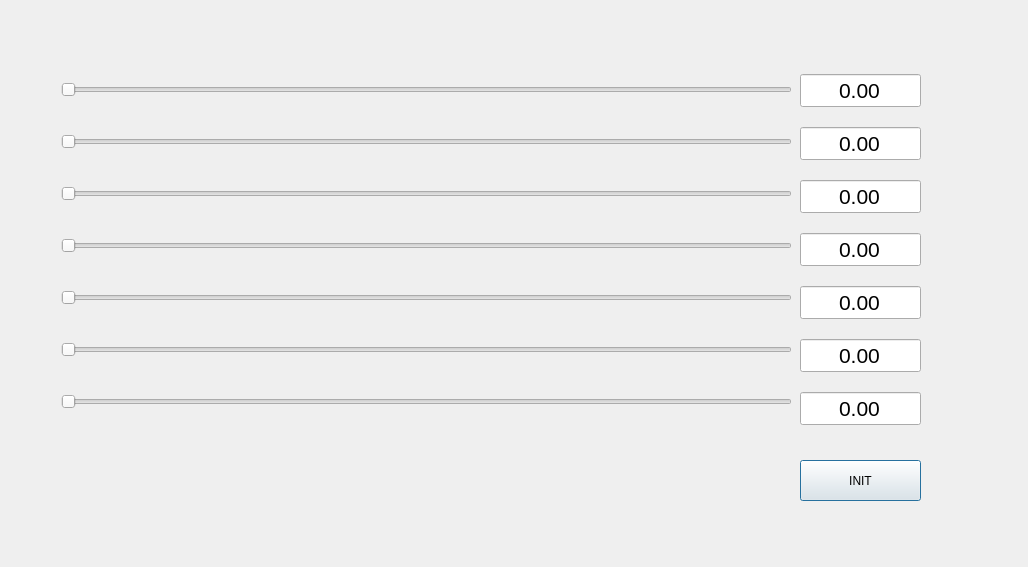
<?xml version="1.0" encoding="UTF-8"?>
<ui version="4.0">
 <class>Dialog</class>
 <widget class="QDialog" name="Dialog">
  <property name="geometry">
   <rect>
    <x>0</x>
    <y>0</y>
    <width>1028</width>
    <height>567</height>
   </rect>
  </property>
  <property name="windowTitle">
   <string>Dialog</string>
  </property>
  <widget class="QPushButton" name="pushButton">
   <property name="geometry">
    <rect>
     <x>800</x>
     <y>460</y>
     <width>121</width>
     <height>41</height>
    </rect>
   </property>
   <property name="text">
    <string>INIT</string>
   </property>
  </widget>
  <widget class="QWidget" name="">
   <property name="geometry">
    <rect>
     <x>61</x>
     <y>51</y>
     <width>731</width>
     <height>391</height>
    </rect>
   </property>
   <layout class="QVBoxLayout" name="verticalLayout">
    <item>
     <widget class="QSlider" name="horizontalSlider_3">
      <property name="maximum">
       <number>2999</number>
      </property>
      <property name="value">
       <number>0</number>
      </property>
      <property name="orientation">
       <enum>Qt::Horizontal</enum>
      </property>
     </widget>
    </item>
    <item>
     <widget class="QSlider" name="horizontalSlider">
      <property name="maximum">
       <number>2999</number>
      </property>
      <property name="value">
       <number>0</number>
      </property>
      <property name="orientation">
       <enum>Qt::Horizontal</enum>
      </property>
     </widget>
    </item>
    <item>
     <widget class="QSlider" name="horizontalSlider_6">
      <property name="maximum">
       <number>2999</number>
      </property>
      <property name="value">
       <number>0</number>
      </property>
      <property name="orientation">
       <enum>Qt::Horizontal</enum>
      </property>
     </widget>
    </item>
    <item>
     <widget class="QSlider" name="horizontalSlider_5">
      <property name="maximum">
       <number>2999</number>
      </property>
      <property name="value">
       <number>0</number>
      </property>
      <property name="orientation">
       <enum>Qt::Horizontal</enum>
      </property>
     </widget>
    </item>
    <item>
     <widget class="QSlider" name="horizontalSlider_4">
      <property name="maximum">
       <number>2999</number>
      </property>
      <property name="value">
       <number>0</number>
      </property>
      <property name="orientation">
       <enum>Qt::Horizontal</enum>
      </property>
     </widget>
    </item>
    <item>
     <widget class="QSlider" name="horizontalSlider_7">
      <property name="maximum">
       <number>2999</number>
      </property>
      <property name="value">
       <number>0</number>
      </property>
      <property name="orientation">
       <enum>Qt::Horizontal</enum>
      </property>
     </widget>
    </item>
    <item>
     <widget class="QSlider" name="horizontalSlider_2">
      <property name="maximum">
       <number>2999</number>
      </property>
      <property name="value">
       <number>0</number>
      </property>
      <property name="orientation">
       <enum>Qt::Horizontal</enum>
      </property>
     </widget>
    </item>
   </layout>
  </widget>
  <widget class="QWidget" name="">
   <property name="geometry">
    <rect>
     <x>800</x>
     <y>60</y>
     <width>121</width>
     <height>381</height>
    </rect>
   </property>
   <layout class="QVBoxLayout" name="verticalLayout_2">
    <item>
     <widget class="QLineEdit" name="lineEdit">
      <property name="font">
       <font>
        <family>Arial</family>
        <pointsize>16</pointsize>
       </font>
      </property>
      <property name="text">
       <string>0.00</string>
      </property>
      <property name="alignment">
       <set>Qt::AlignCenter</set>
      </property>
     </widget>
    </item>
    <item>
     <widget class="QLineEdit" name="lineEdit_2">
      <property name="font">
       <font>
        <family>Arial</family>
        <pointsize>16</pointsize>
       </font>
      </property>
      <property name="text">
       <string>0.00</string>
      </property>
      <property name="alignment">
       <set>Qt::AlignCenter</set>
      </property>
     </widget>
    </item>
    <item>
     <widget class="QLineEdit" name="lineEdit_3">
      <property name="font">
       <font>
        <family>Arial</family>
        <pointsize>16</pointsize>
       </font>
      </property>
      <property name="text">
       <string>0.00</string>
      </property>
      <property name="alignment">
       <set>Qt::AlignCenter</set>
      </property>
     </widget>
    </item>
    <item>
     <widget class="QLineEdit" name="lineEdit_4">
      <property name="font">
       <font>
        <family>Arial</family>
        <pointsize>16</pointsize>
       </font>
      </property>
      <property name="text">
       <string>0.00</string>
      </property>
      <property name="alignment">
       <set>Qt::AlignCenter</set>
      </property>
     </widget>
    </item>
    <item>
     <widget class="QLineEdit" name="lineEdit_5">
      <property name="font">
       <font>
        <family>Arial</family>
        <pointsize>16</pointsize>
       </font>
      </property>
      <property name="text">
       <string>0.00</string>
      </property>
      <property name="alignment">
       <set>Qt::AlignCenter</set>
      </property>
     </widget>
    </item>
    <item>
     <widget class="QLineEdit" name="lineEdit_6">
      <property name="font">
       <font>
        <family>Arial</family>
        <pointsize>16</pointsize>
       </font>
      </property>
      <property name="text">
       <string>0.00</string>
      </property>
      <property name="alignment">
       <set>Qt::AlignCenter</set>
      </property>
     </widget>
    </item>
    <item>
     <widget class="QLineEdit" name="lineEdit_7">
      <property name="font">
       <font>
        <family>Arial</family>
        <pointsize>16</pointsize>
       </font>
      </property>
      <property name="text">
       <string>0.00</string>
      </property>
      <property name="alignment">
       <set>Qt::AlignCenter</set>
      </property>
     </widget>
    </item>
   </layout>
  </widget>
 </widget>
 <resources/>
 <connections>
  <connection>
   <sender>horizontalSlider_2</sender>
   <signal>valueChanged(int)</signal>
   <receiver>lineEdit_7</receiver>
   <slot>clear()</slot>
   <hints>
    <hint type="sourcelabel">
     <x>657</x>
     <y>403</y>
    </hint>
    <hint type="destinationlabel">
     <x>813</x>
     <y>408</y>
    </hint>
   </hints>
  </connection>
 </connections>
 <slots>
  <slot>slot1()</slot>
 </slots>
</ui>
